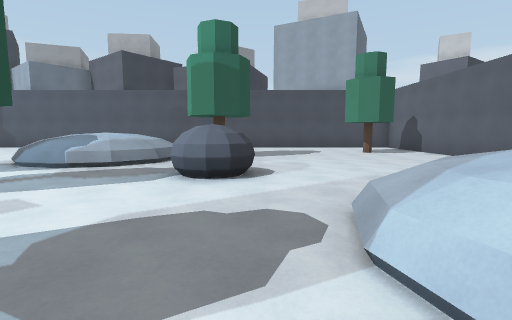
view 1 (above)

24 first-person views from a walk through a Godot game level. The camera is 1.5 m above the floor, tilts 6° down and sees 85° across. The floor is counted in squares, 2 m on a side. Each view is taken from the middle of a square. On the plan, view 1 faces up. The plan holds only what a view shows up to about 10 squares ahead; the rest is blank. The place goes on beyond the plan. Surface patterns are stand-ins for the level's own textures.

view 2
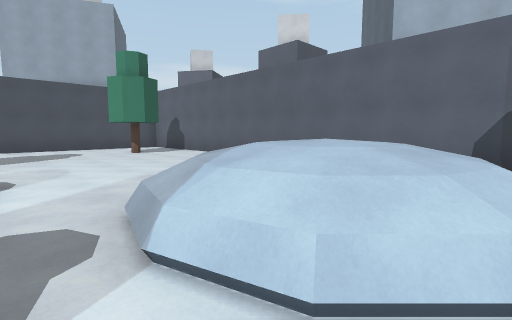

view 3
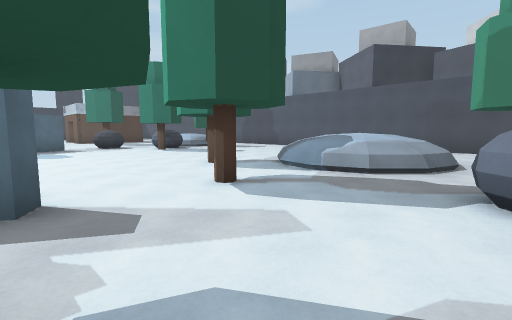

view 4
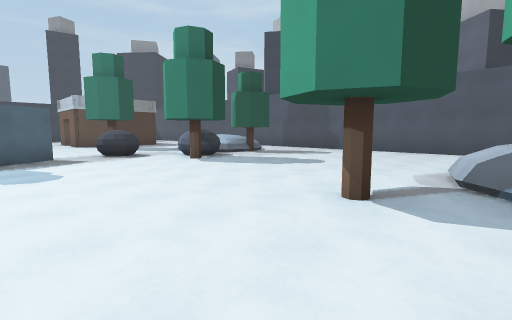

view 5
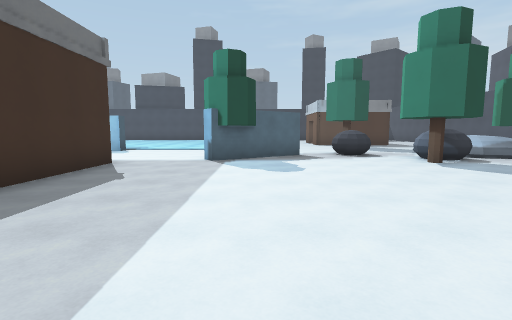

view 6
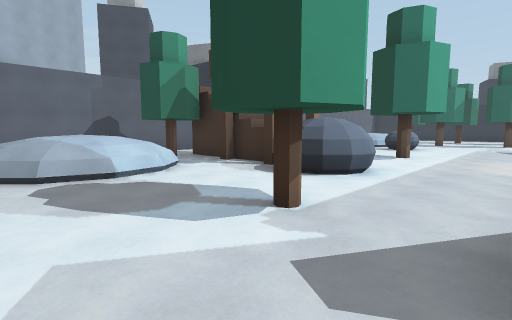

view 7
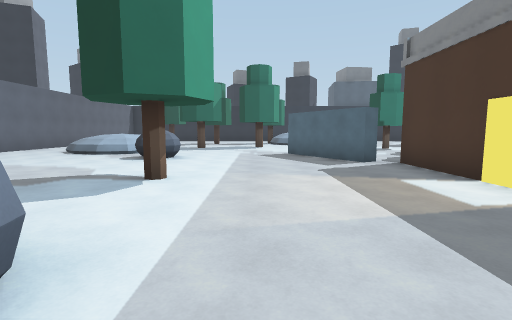

view 8
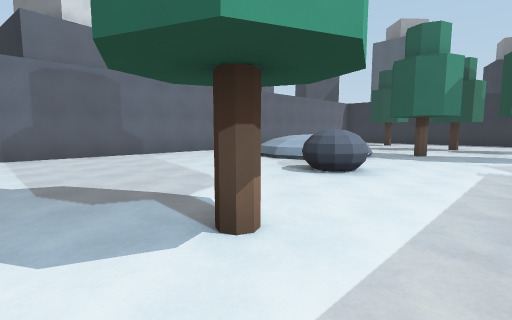

view 9
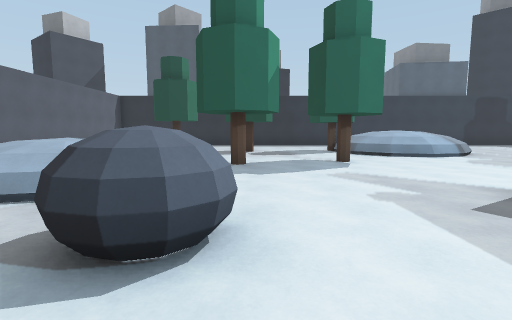

view 10
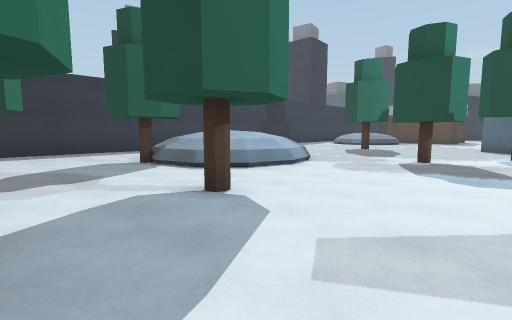

view 11
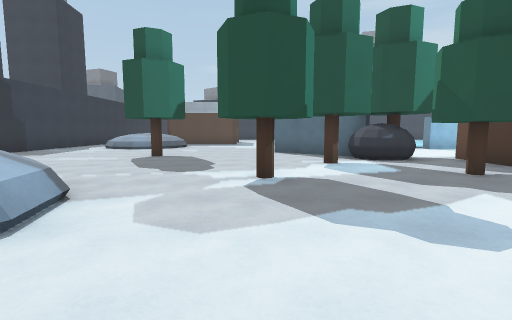

view 12
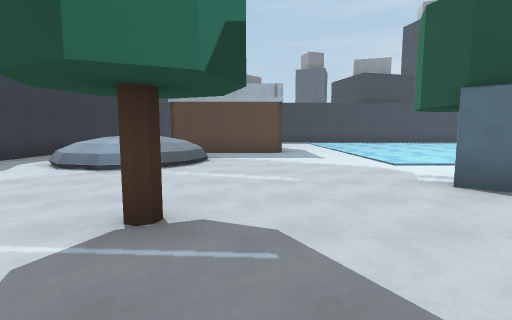

view 13
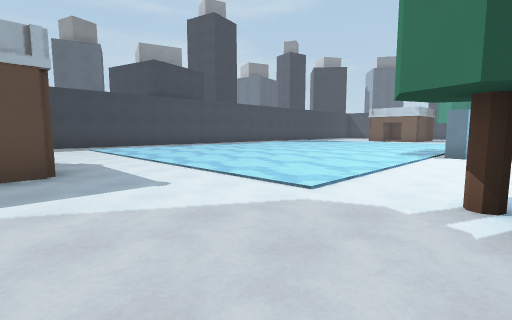

view 14
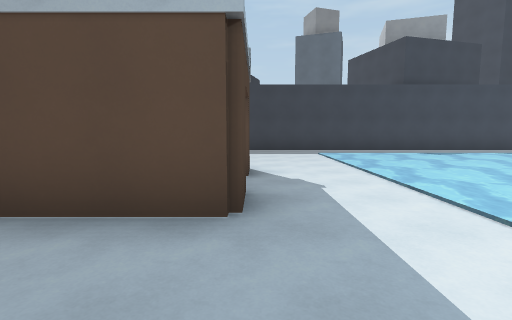

view 15
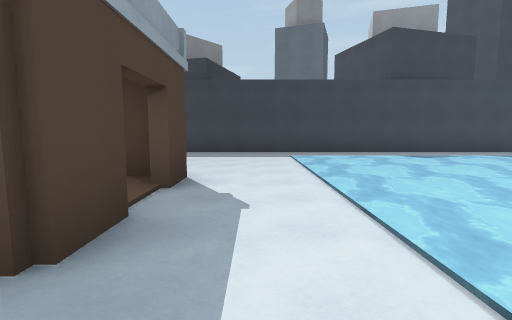

view 16
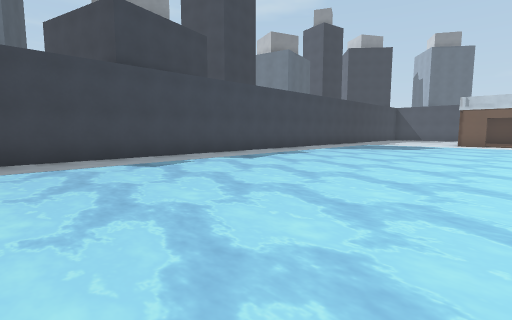

view 17
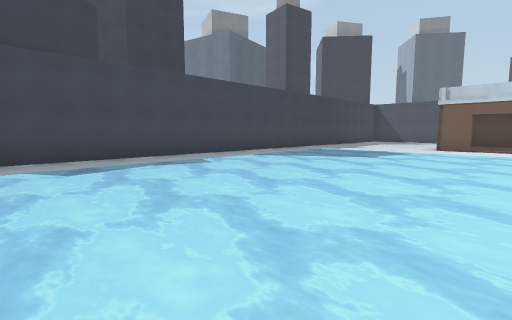

view 18
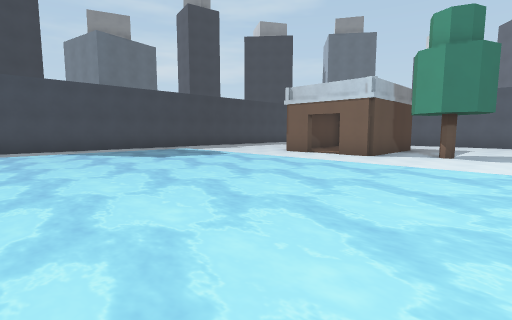

view 19
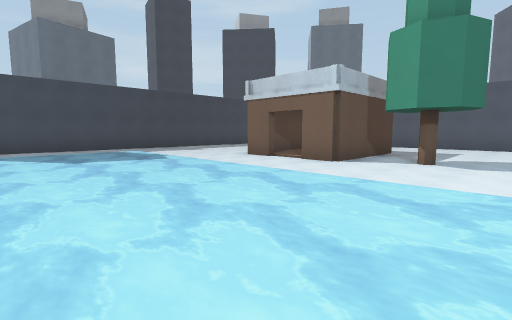

view 20
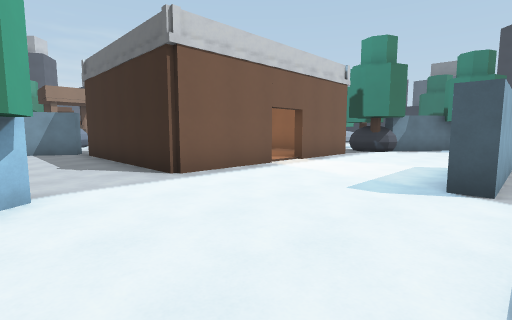

view 21
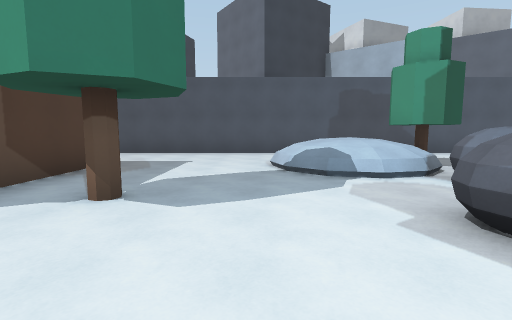

view 22
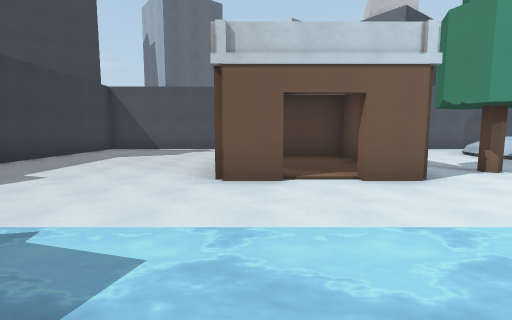

view 23
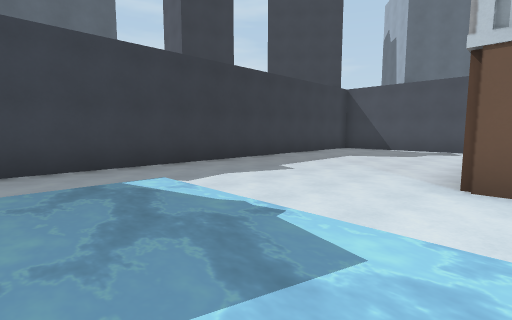

view 24
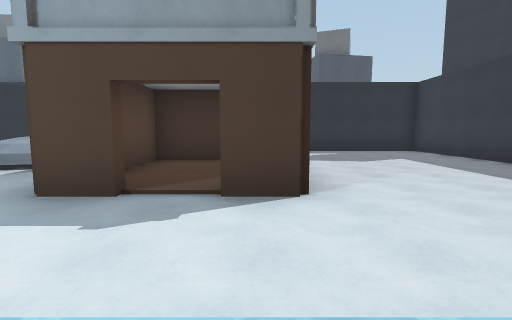

### Floor plan
Key: @ floor where view 1 was taken; # wall or solid block; . floor; / step, stairs or slope; D closed door; = window, fence, low wall or low ledge; ~ water the walk can cross; ^ raised ledge; R rock.
Columns run from 28 left of view 1 to 6 right of it. Each row starts with its distance up from view 1.
 13    ##  ####################  ##
 12    ..   .....     ....   ..  ..
 11 #....   ......   ......  ..  ...
 10 #.....   ....^   ......   . ....#.#
  9 #..... ###...^^=.......   . ......#
  8 #..... ..#...^^^......^  ^^ ......#
  7 #.....#..#.....RR......^^^. ......#
  6 #.....#..#......R......^^^. ..... #
  5 #.......##....R.......#....RR...  #
  4 #.......................#..R...   #
  3 #.~~~~~~~~~~. ##..............^   #
  2 #.~~~~~~~~~~.  ##............^^   #
  1 #.~~~~~~~~~~....#.......#.#..^^^  #
  0 #.~~~~~~~~~~...........##...@.^^  #
 -1 #.~~~~~~~~~~.....#######...R....# #
 -2 #.~~~~~~~~~~.....#     ...RR#/##.
 -3 #.~~~~~~~~~~.#...#     .....  #
 -4 #.~~~~~~~  ~.#..##    D...........#
 -5 #.~~~~~~~ ~~.#..##    D....#......#
 -6 #.~~~~~~~~~~.....#    #...........#
 -7 #.~~~~~~~~~~.....##   #...........#
 -8 #.~~~~~~~~~~........ .##..........#
 -9 #.~~~~~~~~~~....RR.#...# ...R.....#
-10 #.~~~~~~~~~~....RR....  #....^^^..#
-11 #.~~~~~~~~~~...# .#..........^^^..#
-12 #.............##.............
-13 #...................#......#.^
-14 #.......##...............#....
-15 #.....#..#...........^^^.....     #
-16  ..... ..#......#...^^^^^....     #
-17  ..... ..# ^^.......  ^^^..#.     #
-18 #..... ###  ^......    ^^...
-19 #....       ^.....      ....
-20 #....      ......      .....
-21 #....     ... ..       .....
-22         ####  ##       #####

Positions as (right, up) in squares from view 1, and headings:
1: (0, 0), facing up
2: (0, 0), facing up-right
3: (-1, 1), facing up-left
4: (-5, 2), facing up-left
5: (-5, 2), facing left
6: (-4, 3), facing down-right
7: (-3, -1), facing down
8: (-3, -4), facing down-right
9: (-1, -7), facing down
10: (-1, -11), facing down-left
11: (-4, -13), facing left
12: (-10, -15), facing left
13: (-14, -15), facing up-left
14: (-17, -14), facing left
15: (-18, -13), facing left
16: (-20, -11), facing up-left
17: (-20, -7), facing up-left
18: (-16, -3), facing up-left
19: (-16, -1), facing up-left
20: (-16, 1), facing down-right
21: (-16, 3), facing up
22: (-22, 1), facing up
23: (-22, 1), facing up-left
24: (-22, -11), facing down
